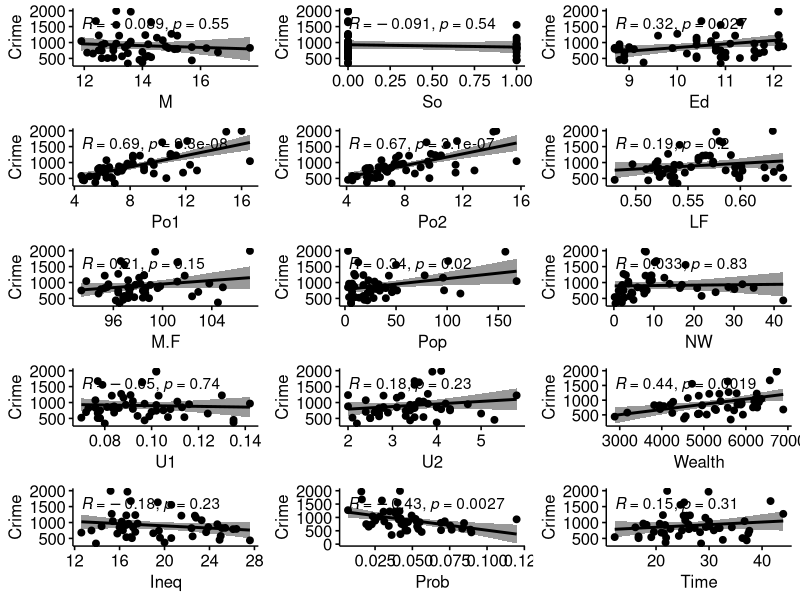
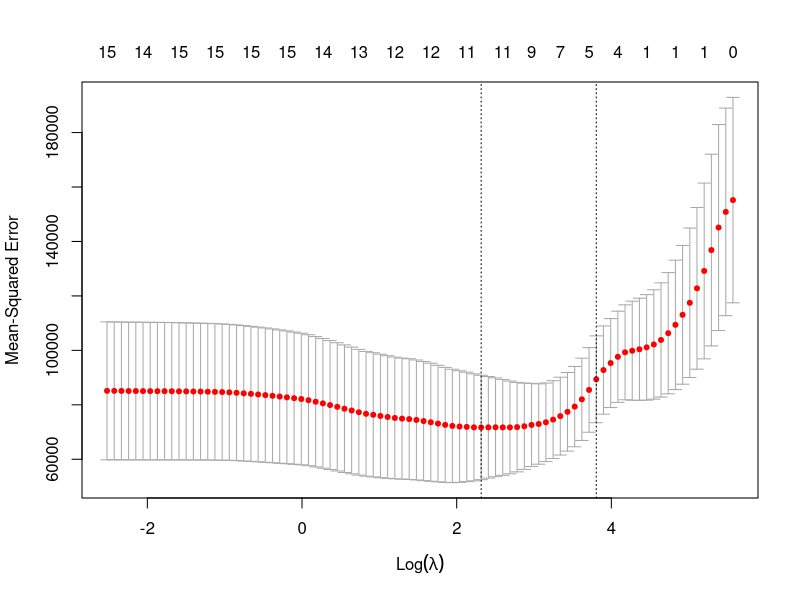
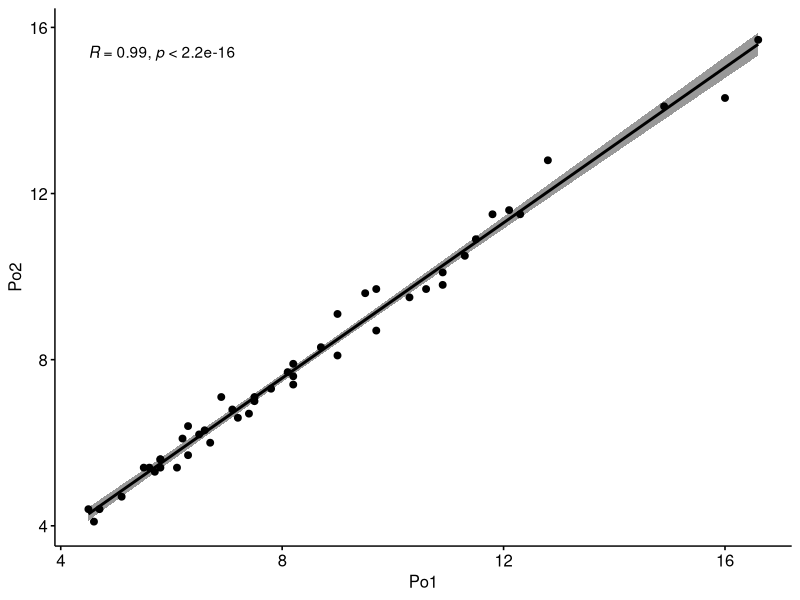

The R script that drew these images, in order:
#+eval=FALSE
# IP uscrime.txt

# Loading and examining data
df<-read.delim("data/uscrime.txt", header = TRUE, sep = "\t")
#### Display Head Lines ####
head(df,2)
#### Show summary, number of row of last column##
summary(df$Crime)
nrow(df)
ncol(df)
for (i in attributes(df)$names ){
  print(paste0('Name:',i,'   Class:',class(df[[i]]),'   nlevels:',length(unique(df[[i]]))))
  print(summary(df[[i]]))
}

library("ggplot2")
library("ggpubr")

for (i in c(1:15)){
  assign(paste0("g", i),
         ggscatter(df, x = colnames(df)[i], y = "Crime",
         add = "reg.line", conf.int = TRUE,
         cor.coef = TRUE, cor.method = "pearson",
         xlab = colnames(df)[i], ylab = "Crime")
          )
}

library(gridExtra)
grid.arrange(g1, g2, g3, g4, g5, g6, g7, g8, g9, g10, g11, g12, g13, g14, g15,  nrow = 5)

#splite train and validation set
set.seed(666)
g <- sample(1:2,size=nrow(df),replace=TRUE,prob=c(0.7,0.3))
train <- df[g==1,]
test <- df[g==2,]

# Fit glm model: gaussian model
glm_model1<-glm(Crime~.,family = gaussian,train)
glm_model1
MSE_train<-mean(glm_model1$residuals^2) #MSE Train
confint(glm_model1) # 95% CI for the coefficients

p1_test<-predict(glm_model1,test,type="response")
p1_residials<-p1_test-test$Crime
MSE_test<-mean(p1_residials^2) #MSE Train


# Fit glm model: gaussian model leave one out cross validation
library(glmnet)
lasso_glm<-cv.glmnet(as.matrix(df[,c(1:15)]), df$Crime, family = "gaussian",
                           weights = NULL, offset = NULL, lambda = NULL,
                           type.measure = c("default", "mse", "deviance", "class", "auc", "mae","C"),
                           nfolds = 10, foldid = NULL, alignment = c("lambda",  "fraction"),
                           grouped = TRUE, keep = FALSE, parallel = FALSE,
                           gamma = c(0, 0.25, 0.5, 0.75, 1), relax = FALSE, trace.it = 0)
lasso_glm
plot(lasso_glm)
coef(lasso_glm, s = "lambda.min")
coef(lasso_glm, s = "lambda.1se")

       ggscatter(df, x = "Po1", y = "Po2",
                 add = "reg.line", conf.int = TRUE,
                 cor.coef = TRUE, cor.method = "pearson",
                 xlab = "Po1", ylab = "Po2")


new_data<- matrix(1:15, nrow = 1, dimnames = list(1, colnames(df)[c(1:15)]))
new_data[1,]<-c(14.0, 0, 10.0, 12.0, 15.5, 0.640, 94.0, 150, 1.1, 0.120, 3.6, 3200, 20.1, 0.04, 39.0)

predict(lasso_glm,new_data, s = "lambda.min")
predict(lasso_glm,new_data, s = "lambda.1se")
